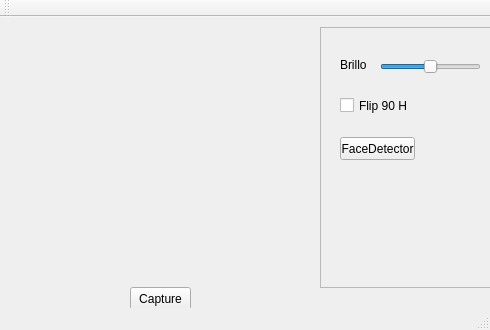
<?xml version="1.0" encoding="UTF-8"?>
<ui version="4.0">
 <class>MainWindow</class>
 <widget class="QMainWindow" name="MainWindow">
  <property name="geometry">
   <rect>
    <x>0</x>
    <y>0</y>
    <width>490</width>
    <height>330</height>
   </rect>
  </property>
  <property name="windowTitle">
   <string>MainWindow</string>
  </property>
  <widget class="QWidget" name="widget">
   <widget class="QPushButton" name="btnCapture">
    <property name="geometry">
     <rect>
      <x>130</x>
      <y>270</y>
      <width>61</width>
      <height>23</height>
     </rect>
    </property>
    <property name="text">
     <string>Capture</string>
    </property>
   </widget>
   <widget class="QLabel" name="lbImage">
    <property name="geometry">
     <rect>
      <x>20</x>
      <y>10</y>
      <width>271</width>
      <height>231</height>
     </rect>
    </property>
    <property name="text">
     <string/>
    </property>
   </widget>
   <widget class="QFrame" name="containersFrame">
    <property name="geometry">
     <rect>
      <x>320</x>
      <y>10</y>
      <width>171</width>
      <height>261</height>
     </rect>
    </property>
    <property name="frameShape">
     <enum>QFrame::StyledPanel</enum>
    </property>
    <property name="frameShadow">
     <enum>QFrame::Raised</enum>
    </property>
    <widget class="QLabel" name="label">
     <property name="geometry">
      <rect>
       <x>20</x>
       <y>30</y>
       <width>31</width>
       <height>16</height>
      </rect>
     </property>
     <property name="text">
      <string>Brillo</string>
     </property>
    </widget>
    <widget class="QSlider" name="tbSlider">
     <property name="geometry">
      <rect>
       <x>60</x>
       <y>30</y>
       <width>101</width>
       <height>19</height>
      </rect>
     </property>
     <property name="minimum">
      <number>-255</number>
     </property>
     <property name="maximum">
      <number>255</number>
     </property>
     <property name="orientation">
      <enum>Qt::Horizontal</enum>
     </property>
    </widget>
    <widget class="QCheckBox" name="cbFlip">
     <property name="geometry">
      <rect>
       <x>20</x>
       <y>70</y>
       <width>70</width>
       <height>17</height>
      </rect>
     </property>
     <property name="text">
      <string>Flip 90 H</string>
     </property>
    </widget>
    <widget class="QPushButton" name="btnFace">
     <property name="geometry">
      <rect>
       <x>20</x>
       <y>110</y>
       <width>75</width>
       <height>23</height>
      </rect>
     </property>
     <property name="text">
      <string>FaceDetector</string>
     </property>
    </widget>
   </widget>
  </widget>
  <widget class="QToolBar" name="mainToolBar">
   <attribute name="toolBarArea">
    <enum>TopToolBarArea</enum>
   </attribute>
   <attribute name="toolBarBreak">
    <bool>false</bool>
   </attribute>
  </widget>
  <widget class="QStatusBar" name="statusBar"/>
 </widget>
 <layoutdefault spacing="6" margin="11"/>
 <resources/>
 <connections>
  <connection>
   <sender>btnCapture</sender>
   <signal>clicked()</signal>
   <receiver>MainWindow</receiver>
   <slot>ClickBtn()</slot>
   <hints>
    <hint type="sourcelabel">
     <x>190</x>
     <y>304</y>
    </hint>
    <hint type="destinationlabel">
     <x>164</x>
     <y>189</y>
    </hint>
   </hints>
  </connection>
  <connection>
   <sender>tbSlider</sender>
   <signal>valueChanged(int)</signal>
   <receiver>MainWindow</receiver>
   <slot>SliderChangeValue()</slot>
   <hints>
    <hint type="sourcelabel">
     <x>386</x>
     <y>63</y>
    </hint>
    <hint type="destinationlabel">
     <x>303</x>
     <y>197</y>
    </hint>
   </hints>
  </connection>
  <connection>
   <sender>btnFace</sender>
   <signal>clicked()</signal>
   <receiver>MainWindow</receiver>
   <slot>BtnFaceDectector()</slot>
   <hints>
    <hint type="sourcelabel">
     <x>358</x>
     <y>142</y>
    </hint>
    <hint type="destinationlabel">
     <x>310</x>
     <y>266</y>
    </hint>
   </hints>
  </connection>
  <connection>
   <sender>cbFlip</sender>
   <signal>clicked()</signal>
   <receiver>MainWindow</receiver>
   <slot>FlipImage()</slot>
   <hints>
    <hint type="sourcelabel">
     <x>375</x>
     <y>102</y>
    </hint>
    <hint type="destinationlabel">
     <x>297</x>
     <y>149</y>
    </hint>
   </hints>
  </connection>
 </connections>
 <slots>
  <slot>selectedIndexCom()</slot>
  <slot>selectedIndexComString()</slot>
  <slot>ClickBtn()</slot>
  <slot>SliderChangeValue()</slot>
  <slot>BtnFaceDectector()</slot>
  <slot>FlipImage()</slot>
 </slots>
</ui>
